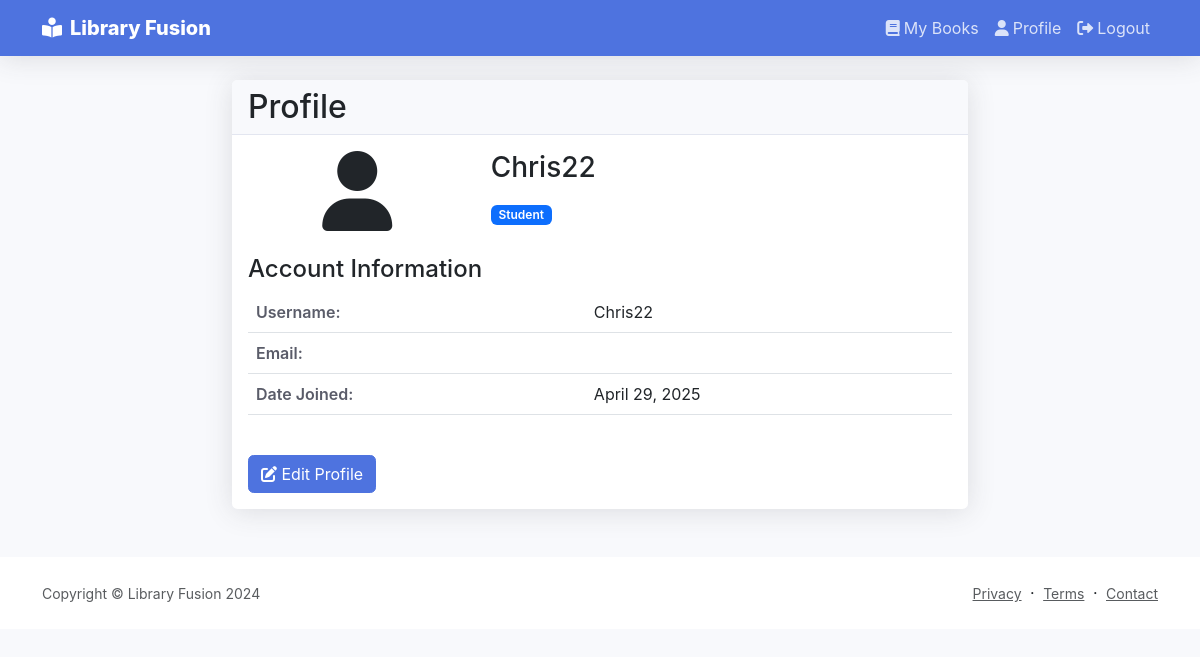
/account/profile/ (signed in), run on the app's committed database.
### account/models.py (models this page shows, shortened)
class User(AbstractUser):
    ROLES = (
        ('STUDENT', 'Student'),
        ('LIBRARIAN', 'Librarian'),
        ('MANAGER', 'Manager'),
    )
    role = models.CharField(max_length=10, choices=ROLES, default='STUDENT')
    is_active = models.BooleanField(default=True)
    fine_balance = models.DecimalField(max_digits=10, decimal_places=2, default=0.00)
    phone_number = models.CharField(
        max_length=15,
        validators=[RegexValidator(r'^\+?1?\d{9,15}$')],
        blank=True,
        null=True
    )
    address = models.TextField(blank=True, null=True)
    date_of_birth = models.DateField(null=True, blank=True)
    profile_picture = models.ImageField(upload_to='profile_pictures/', blank=True, null=True)
    @property
    def is_librarian(self):
        return self.role == 'LIBRARIAN'
    @property
    def is_manager(self):
        return self.role == 'MANAGER'
    @property
    def is_student(self):
        return self.role == 'STUDENT'

### account/views.py (the view)
# urls.py: path('profile/', views.profile, name='profile'),
@login_required
def profile(request):
    return render(request, 'account/profile.html')

### templates/account/profile.html (shortened to what this page needs)
{% extends 'base.html' %}
{% block content %}
<div class="container">
    <div class="row justify-content-center">
        <div class="col-md-8">
            <div class="card">
                <div class="card-header">
                    <h2 class="mb-0">Profile</h2>
                </div>
                <div class="card-body">
                    <div class="row mb-4">
                        <div class="col-md-4 text-center">
                            {% if user.profile_picture %}
                            <img src="{{ user.profile_picture.url }}" class="img-fluid rounded-circle profile-picture" alt="Profile Picture">
                            {% else %}
                            <div class="profile-picture-placeholder">
                                <i class="fas fa-user fa-5x"></i>
                            </div>
                            {% endif %}
                        </div>
                        <div class="col-md-8">
                            <h3>{{ user.get_full_name|default:user.username }}</h3>
                            {% if user.is_student %}
                            <span class="badge bg-primary">Student</span>
                            {% elif user.is_librarian %}
                            <span class="badge bg-success">Librarian</span>
                            {% elif user.is_manager %}
                            <span class="badge bg-warning">Manager</span>
                            {% endif %}
                        </div>
                    </div>
                    <div class="row">
                        <div class="col-12">
                            <h4>Account Information</h4>
                            <table class="table">
                                <tr>
                                    <th>Username:</th>
                                    <td>{{ user.username }}</td>
                                </tr>
                                <tr>
                                    <th>Email:</th>
                                    <td>{{ user.email }}</td>
                                </tr>
                                <tr>
                                    <th>Date Joined:</th>
                                    <td>{{ user.date_joined|date:"F j, Y" }}</td>
                                </tr>
                            </table>
                        </div>
                    </div>
                    <div class="row mt-4">
                        <div class="col-12">
                            <a href="{% url 'account:profile_edit' %}" class="btn btn-primary">
                                <i class="fas fa-edit"></i> Edit Profile
                            </a>
                        </div>
                    </div>
                </div>
            </div>
        </div>
    </div>
</div>
{% endblock %}

### templates/base.html (style rules this page uses)
:root { --primary-color: #4e73df; --secondary-color: #858796; --success-color: #1cc88a; --info-color: #36b9cc; --warning-color: #f6c23e; --danger-color: #e74a3b; --light-color: #f8f9fc; --dark-color: #5a5c69; }
body { font-family: 'Nunito', -apple-system, BlinkMacSystemFont, "Segoe UI", Roboto, "Helvetica Neue", Arial, sans-serif; background-color: var(--light-color); }
.card { border: none; border-radius: 0.35rem; box-shadow: 0 0.15rem 1.75rem 0 rgba(58, 59, 69, 0.15); margin-bottom: 1.5rem; }
.card-header { background-color: #f8f9fc; border-bottom: 1px solid #e3e6f0; }
.btn { border-radius: 0.35rem; padding: 0.375rem 0.75rem; }
.btn-primary { background-color: var(--primary-color); border-color: var(--primary-color); }
.table th { font-weight: 600; color: var(--dark-color); }
.badge { padding: 0.35em 0.65em; font-weight: 600; }

### data on the page
User: get_full_name "Chris22", username "Chris22", date_joined "April 29, 2025"
